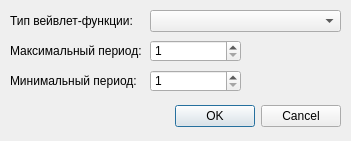
<?xml version="1.0" encoding="UTF-8"?>
<ui version="4.0">
 <class>Wavelet</class>
 <widget class="QDialog" name="Wavelet">
  <property name="geometry">
   <rect>
    <x>0</x>
    <y>0</y>
    <width>351</width>
    <height>141</height>
   </rect>
  </property>
  <property name="windowTitle">
   <string>Вейвлет</string>
  </property>
  <widget class="QDialogButtonBox" name="buttonBox">
   <property name="geometry">
    <rect>
     <x>10</x>
     <y>100</y>
     <width>331</width>
     <height>32</height>
    </rect>
   </property>
   <property name="orientation">
    <enum>Qt::Horizontal</enum>
   </property>
   <property name="standardButtons">
    <set>QDialogButtonBox::Cancel|QDialogButtonBox::Ok</set>
   </property>
  </widget>
  <widget class="QComboBox" name="cbWaveletFunction">
   <property name="geometry">
    <rect>
     <x>150</x>
     <y>10</y>
     <width>191</width>
     <height>22</height>
    </rect>
   </property>
  </widget>
  <widget class="QLabel" name="label_2">
   <property name="geometry">
    <rect>
     <x>10</x>
     <y>10</y>
     <width>141</width>
     <height>21</height>
    </rect>
   </property>
   <property name="text">
    <string>Тип вейвлет-функции:</string>
   </property>
  </widget>
  <widget class="QLabel" name="label_13">
   <property name="geometry">
    <rect>
     <x>10</x>
     <y>70</y>
     <width>141</width>
     <height>21</height>
    </rect>
   </property>
   <property name="text">
    <string>Минимальный период:</string>
   </property>
  </widget>
  <widget class="QSpinBox" name="sbMin">
   <property name="geometry">
    <rect>
     <x>150</x>
     <y>70</y>
     <width>91</width>
     <height>22</height>
    </rect>
   </property>
   <property name="minimum">
    <number>1</number>
   </property>
   <property name="maximum">
    <number>100000</number>
   </property>
   <property name="value">
    <number>1</number>
   </property>
  </widget>
  <widget class="QLabel" name="label">
   <property name="geometry">
    <rect>
     <x>10</x>
     <y>40</y>
     <width>141</width>
     <height>21</height>
    </rect>
   </property>
   <property name="text">
    <string>Максимальный период:</string>
   </property>
  </widget>
  <widget class="QSpinBox" name="sbMax">
   <property name="geometry">
    <rect>
     <x>150</x>
     <y>40</y>
     <width>91</width>
     <height>22</height>
    </rect>
   </property>
   <property name="minimum">
    <number>1</number>
   </property>
   <property name="maximum">
    <number>100000</number>
   </property>
  </widget>
 </widget>
 <resources/>
 <connections>
  <connection>
   <sender>buttonBox</sender>
   <signal>accepted()</signal>
   <receiver>Wavelet</receiver>
   <slot>accept()</slot>
   <hints>
    <hint type="sourcelabel">
     <x>248</x>
     <y>254</y>
    </hint>
    <hint type="destinationlabel">
     <x>157</x>
     <y>274</y>
    </hint>
   </hints>
  </connection>
  <connection>
   <sender>buttonBox</sender>
   <signal>rejected()</signal>
   <receiver>Wavelet</receiver>
   <slot>reject()</slot>
   <hints>
    <hint type="sourcelabel">
     <x>316</x>
     <y>260</y>
    </hint>
    <hint type="destinationlabel">
     <x>286</x>
     <y>274</y>
    </hint>
   </hints>
  </connection>
 </connections>
</ui>
